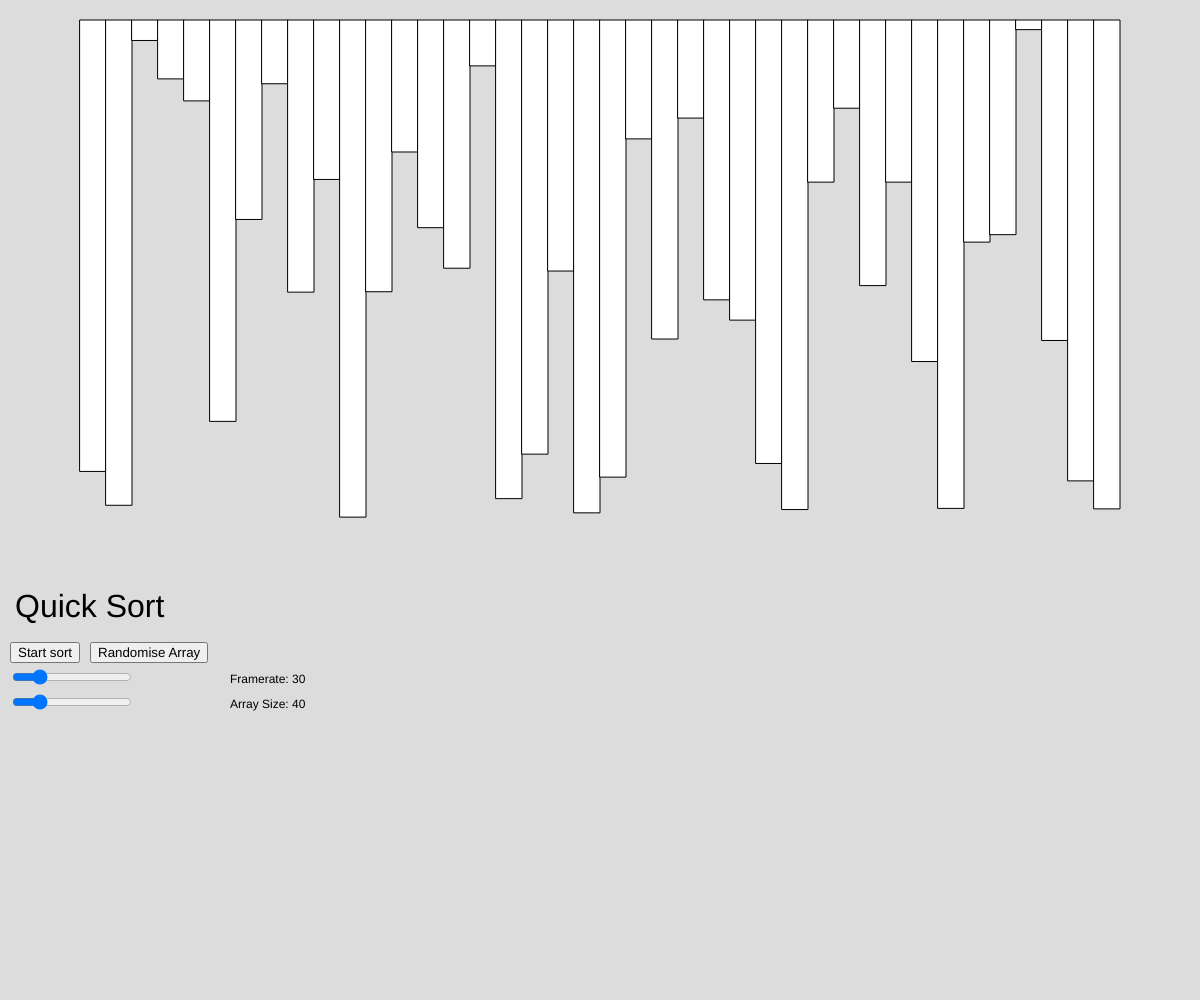
Frame 1 (no input)
Frame 2 (the mouse pressed at the canvas centre, redrawn once): identical to frame 1, image omitted

The p5.js sketch that drew this single still picture (run headless with seeded random() and noise() and a simulated clock; the mouse was pressed at the canvas centre and the sketch redrawn once):

// p5.js sketch
// ── sketch.js
let button;
let slider;
let arraysize;
let fr = 30;
let arraylen = 40;
let start;
let restart = true;

function setup() {
    createCanvas(windowWidth, windowHeight);

    button = createButton("Randomise Array");
    button.position(90, height*2/3 - 25);
    button.mousePressed(scrambleArray);
    
    slider = createSlider(1, 150, 30);
    slider.position(10, height*2 / 3);
    slider.style('width', '120px');
    
    arraysize = createSlider(2, 200, 40);
    arraysize.position(10, height*2 / 3 + 25);
    arraysize.style('width', '120px');

    start = createButton("Start sort");
    start.position(10, height*2/3 - 25);
    start.mousePressed(startSort);
    
    frameRate(fr);
    noLoop();
}


// Generates random array
let array = [];
for (let l = 0; l < arraylen; l++) {
    array.push(Math.random()* 15);
}

// Parameters for quick sort
let lo = 0;
let hi = array.length;
let i = lo;
function draw() {
    
    let rectWidth = (width-160)/array.length;
    background(220);
    translate(80, 0);

    fill(0);
    textSize(32);
    text("Quick Sort", -65, height*2/3 - 50);
    textSize(0);

    fill(0);
    let framerateText = "Framerate: " + fr;
    text(framerateText, 150, height*2/3 + 16);
    fr = slider.value();
    frameRate(fr);

    fill(0);
    let arrayText = "Array Size: " + arraylen;
    text(arrayText, 150, height*2/3 + 41);
    arraylen = arraysize.value();


    fill(255);
    // Drawing/printing the current state of the array
    for (var k = 0; k < array.length; k++) {
        let len = (array[k]/15) * (height/2);

        rect(rectWidth * k, 20, rectWidth, len);
        fill(255);
    }
    
}

// Randomises array
function scrambleArray() {
    redraw();
    array = []
    for (let l = 0; l < arraylen; l++) {
        array.push(Math.random()* 15);
    }
    lo = 0;
    hi = array.length;
    i = lo;

    restart = false;
    redraw();
}

function startSort() {
    quickSort(array, lo, hi);
}

// Quick sort
async function quickSort(array, lo, hi) {
    await new Promise(r => setTimeout(r, 1000/fr));
    restart = true;
    
    if (lo < hi) {
        let p = await partition(array, lo, hi);
        await Promise.all([
            quickSort(array, lo, p - 1),
            quickSort(array, p + 1, hi)
        ]);

        redraw();
    }

    if (restart == false) {
        return;
    }

}


async function partition(array, lo, hi) {
    let rectWidth = (width-160)/array.length;
    let pivot = array[hi];
    let m = lo;
    for (let n = lo; n <= hi; n++) {
        if (array[n] < pivot) {
            await new Promise(r => setTimeout(r, 1000/fr));
            

            redraw();
            fill(142, 245, 216);
            rect(rectWidth*(m), 20, rectWidth, (array[m]/15) * (height/2));
            fill(255);

            fill(3, 232, 252);
            rect(rectWidth*n, 20, rectWidth, (array[n]/15) * (height/2));
            fill(255);

            var tmp = array[m];
            array[m] = array[n];
            array[n] = tmp;
            m++;

            if (restart == false) {
                return;
            }
        }
    }
    await new Promise(r => setTimeout(r, 1000/fr));

    redraw();
    fill(142, 245, 216);
    rect(rectWidth*(hi), 20, rectWidth, (array[hi]/15) * (height/2));
    fill(255);

    fill(3, 232, 252);
    rect(rectWidth*m, 20, rectWidth, (array[m]/15) * (height/2));
    fill(255);
    
    var tmp = array[m];
    array[m] = array[hi];
    array[hi] = tmp;
    
    if (restart == false) {
        return;
    }

    return m;
}




// function partition(array, lo, hi) {
//     let pivot = array[ Math.floor((hi + lo)/2) ];
//     let m = lo - 1;
//     let n = hi + 1;
//     while (m < n) {
//         m++;
//         while (array[m] < pivot) {
//             n--;
//         }
//         while(array[n] > pivot) {
//             if (m >= n) {
//                 return n;
//             }

//             var tmp = array[m];
//             array[m] = array[n];
//             array[n] = tmp;
//         }
//     }
// }
// ── style.css
html, body {
     margin: 0;
     padding: 0;
}

canvas {
    display: block;
}

.home-button {
    position: absolute;
    display: inline-block;
    border: none;
    padding: 0.5rem 1rem;
    margin: 0;
    text-decoration: none;
    background: #FFDE5F;
    color: #000000;
    font-family: sans-serif;
    font-size: 1rem;
    font-weight: 100;
    line-height: 1;
    cursor: pointer;
    text-align: center;
    transition: background 250ms ease-in-out, transform 150ms ease;
    -webkit-appearance: none;
    -moz-appearance: none;
}
